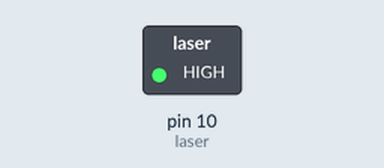
Bench run of a sketch on a simulated Arduino Uno, built with avr-gcc and run on an emulated ATmega328P. Shown: switched loads named in the sketch (green lamp = pin HIGH).

Above: at 0.1 s.
Timing chart, 0 to 1.6 s (numbered marks = the images above):
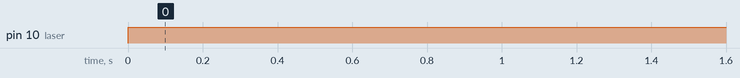

Measured:
- by itself, pin 10 (laser): LOW → HIGH at 0.00 s

The sketch:

laser.ino
```cpp
int laser=10;
void setup() {
  // put your setup code here, to run once:
  pinMode(laser,OUTPUT);

}

void loop() {
  // put your main code here, to run repeatedly:
  digitalWrite(laser,1);

}
```
